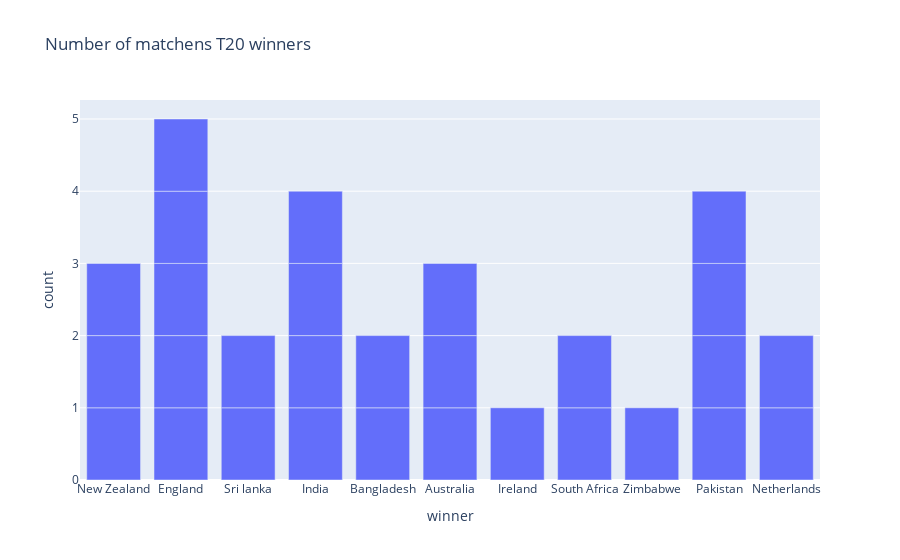

This figure's notebook cell:
### Code cell
figure.show()

### Figure 1 — Plotly figure (JSON) as saved in the notebook; plotly's stock layout.template omitted (floating-point values rounded to 4 significant figures)
{"data": [{"alignmentgroup": "True", "hovertemplate": "winner=%{x}<br>count=%{y}<extra></extra>", "legendgroup": "", "marker": {"color": "#636efa", "pattern": {"shape": ""}}, "name": "", "offsetgroup": "", "orientation": "v", "showlegend": false, "textposition": "auto", "type": "bar", "x": ["New Zealand", "England", "Sri lanka", "India", "Bangladesh", null, "Australia", "Ireland", null, "South Africa", "India", "Zimbabwe", null, null, "New Zealand", "Bangladesh", "Pakistan", "South Africa", "Australia", "Sri lanka", "England", "Netherlands", "India", "Pakistan", "New Zealand", "Australia", "England", "Netherlands", "Pakistan", "India", "Pakistan", "England", "England"], "xaxis": "x", "y": [1, 1, 1, 1, 1, 1, 1, 1, 1, 1, 1, 1, 1, 1, 1, 1, 1, 1, 1, 1, 1, 1, 1, 1, 1, 1, 1, 1, 1, 1, 1, 1, 1], "yaxis": "y"}], "layout": {"barmode": "relative", "legend": {"tracegroupgap": 0}, "title": {"text": "Number of matchens T20 winners"}, "xaxis": {"anchor": "y", "domain": [0, 1], "title": {"text": "winner"}}, "yaxis": {"anchor": "x", "domain": [0, 1], "title": {"text": "count"}}}}
